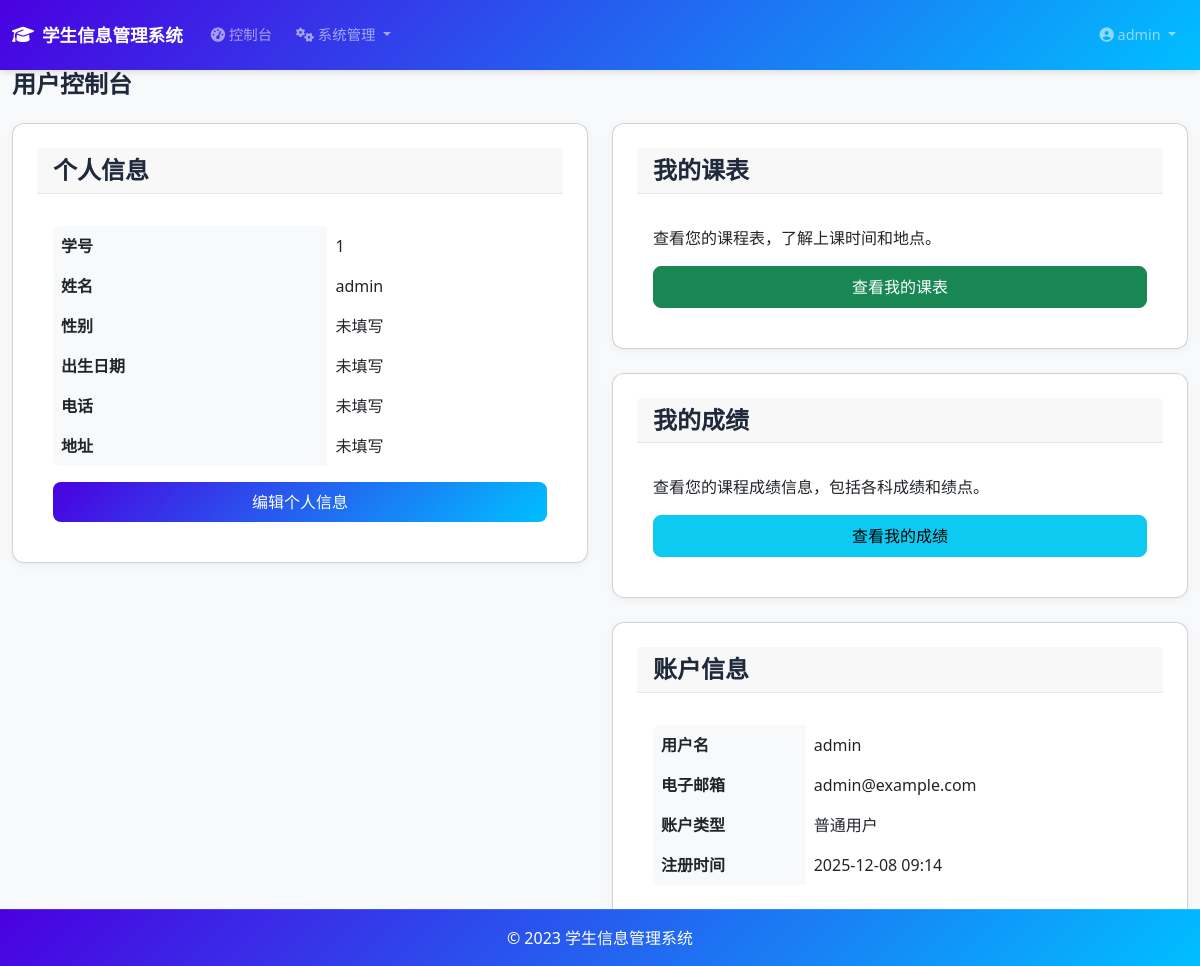
The page /dashboard (signed in) on the database its author committed.
### models.py (models this page shows, shortened)
class User(UserMixin, db.Model):
    id = db.Column(db.Integer, primary_key=True)
    username = db.Column(db.String(80), unique=True, nullable=False)
    email = db.Column(db.String(120), unique=True, nullable=False)
    password_hash = db.Column(db.String(128))
    is_admin = db.Column(db.Boolean, default=False)
    created_at = db.Column(db.DateTime, default=datetime.utcnow)
    student_info = db.relationship('Student', backref='user', uselist=False)

class Student(db.Model):
    id = db.Column(db.Integer, primary_key=True)
    user_id = db.Column(db.Integer, db.ForeignKey('user.id'), nullable=False)
    student_id = db.Column(db.String(20), unique=True, nullable=False)
    name = db.Column(db.String(50), nullable=False)
    gender = db.Column(db.String(10))
    birth_date = db.Column(db.Date)
    phone = db.Column(db.String(20))
    address = db.Column(db.String(200))
    enrollment_date = db.Column(db.Date, default=datetime.utcnow().date)
    courses = db.relationship('Course', secondary='student_course', backref='students')

### app.py (the view)
@app.route('/dashboard')
@login_required
def dashboard():
    student = Student.query.filter_by(user_id=current_user.id).first()
    return render_template('user_dashboard.html', student=student)

### app.py (called while the page is built)
@login_manager.user_loader
def load_user(user_id):
    if user_id is not None:
        return User.query.get(int(user_id))
    return None

### templates/user_dashboard.html (shortened to what this page needs)
{% extends "base.html" %}
{% block content %}
<div class="row">
    <div class="col-12">
        <h1 class="mb-4">用户控制台</h1>
    </div>
</div>
<div class="row">
    <div class="col-md-6">
        <div class="card mb-4">
            <div class="card-header">
                <h5 class="mb-0">个人信息</h5>
            </div>
            <div class="card-body">
                {% if student %}
                <table class="table table-borderless">
                    <tbody>
                        <tr>
                            <th scope="row">学号</th>
                            <td>{{ student.student_id }}</td>
                        </tr>
                        <tr>
                            <th scope="row">姓名</th>
                            <td>{{ student.name }}</td>
                        </tr>
                        <tr>
                            <th scope="row">性别</th>
                            <td>{{ student.gender or '未填写' }}</td>
                        </tr>
                        <tr>
                            <th scope="row">出生日期</th>
                            <td>{{ student.birth_date.strftime('%Y-%m-%d') if student.birth_date else '未填写' }}</td>
                        </tr>
                        <tr>
                            <th scope="row">电话</th>
                            <td>{{ student.phone or '未填写' }}</td>
                        </tr>
                        <tr>
                            <th scope="row">地址</th>
                            <td>{{ student.address or '未填写' }}</td>
                        </tr>
                    </tbody>
                </table>
                {% else %}
                <p>您还没有完善个人信息，请点击下方按钮完善信息。</p>
                {% endif %}
                <div class="d-grid gap-2">
                    <a href="{{ url_for('profile') }}" class="btn btn-primary">
                         {% if student %}编辑{% else %}完善{% endif %}个人信息
                    </a>
                </div>
            </div>
        </div>
    </div>
    <div class="col-md-6">
        <div class="card mb-4">
            <div class="card-header">
                <h5 class="mb-0">我的课表</h5>
            </div>
            <div class="card-body">
                <p>查看您的课程表，了解上课时间和地点。</p>
                <div class="d-grid gap-2">
                    <a href="{{ url_for('schedule') }}" class="btn btn-success">
                         查看我的课表
                    </a>
                </div>
            </div>
        </div>
        <div class="card mb-4">
            <div class="card-header">
                <h5 class="mb-0">我的成绩</h5>
            </div>
            <div class="card-body">
                <p>查看您的课程成绩信息，包括各科成绩和绩点。</p>
                <div class="d-grid gap-2">
                    <a href="{{ url_for('my_grades') }}" class="btn btn-info">
                         查看我的成绩
                    </a>
                </div>
            </div>
        </div>
        <div class="card mb-4">
            <div class="card-header">
                <h5 class="mb-0">账户信息</h5>
            </div>
            <div class="card-body">
                <table class="table table-borderless">
                    <tbody>
                        <tr>
                            <th scope="row">用户名</th>
                            <td>{{ current_user.username }}</td>
                        </tr>
                        <tr>
                            <th scope="row">电子邮箱</th>
                            <td>{{ current_user.email }}</td>
                        </tr>
                        <tr>
                            <th scope="row">账户类型</th>
                            <td>普通用户</td>
                        </tr>
                        <tr>
                            <th scope="row">注册时间</th>
                            <td>{{ current_user.created_at.strftime('%Y-%m-%d %H:%M') }}</td>
                        </tr>
                    </tbody>
                </table>
            </div>
        </div>
    </div>
</div>
{% endblock %}

### templates/base.html (shortened to what this page needs)
<!DOCTYPE html>
<html lang="zh-CN">
<head>
    <link href="https://cdn.jsdelivr.net/npm/bootstrap@5.3.0/dist/css/bootstrap.min.css" rel="stylesheet">
    <link rel="stylesheet" href="https://cdnjs.cloudflare.com/ajax/libs/font-awesome/6.4.0/css/all.min.css">
    <link rel="stylesheet" href="{{ url_for('static', filename='css/schedule.css') }}">
</head>
<body>
    <nav class="navbar navbar-expand-lg navbar-dark fixed-top">
        <div class="container-fluid">
            <a class="navbar-brand" href="{{ url_for('index') }}">
                <i class="fas fa-graduation-cap"></i> 学生信息管理系统
            </a>
            <div class="collapse navbar-collapse" id="navbarNav">
                <ul class="navbar-nav me-auto">
                    {% if current_user.is_authenticated %}
                        <li class="nav-item">
                            <a class="nav-link" href="{{ url_for('admin_dashboard') if current_user.is_admin else url_for('dashboard') }}">
                                <i class="fas fa-tachometer-alt"></i> 控制台
                            </a>
                        </li>
                        {% if current_user.is_admin %}
                        <li class="nav-item dropdown">
                            <a class="nav-link dropdown-toggle" href="#" id="adminDropdown" role="button" data-bs-toggle="dropdown" aria-expanded="false">
                                <i class="fas fa-cogs"></i> 系统管理
                            </a>
                        </li>
                        {% endif %}
                    {% endif %}
                </ul>
                <ul class="navbar-nav">
                    {% if current_user.is_authenticated %}
                        <li class="nav-item dropdown">
                            <a class="nav-link dropdown-toggle" href="#" id="userDropdown" role="button" data-bs-toggle="dropdown" aria-expanded="false">
                                <i class="fas fa-user-circle"></i> {{ current_user.username }}
                            </a>
                        </li>
                    {% endif %}
                </ul>
            </div>
        </div>
    </nav>
    <div class="container-fluid" style="padding-top: 70px;">
        {% block content %}{% endblock %}
    </div>
    <footer class="footer mt-auto py-3">
        <div class="container text-center">
            <span>© 2023 学生信息管理系统</span>
        </div>
    </footer>
</body>
</html>

### templates/base.html (style rules this page uses)
body { font-family: 'Segoe UI', sans-serif; background-color: #f8f9fa; margin: 0; padding: 0; }
.navbar { box-shadow: 0 4px 6px -1px rgba(0, 0, 0, 0.1); padding: 1rem 0; background: linear-gradient(135deg, #4a00e0, #00bfff) !important; margin-bottom: 10px; position: fixed; top: 0; width: 100%; z-index: 1030; }
.navbar-brand { font-weight: 700; font-size: 1.1rem; display: flex; align-items: center; gap: 0.5rem; }
.navbar-nav .nav-link { font-weight: 500; font-size: 0.9rem; transition: all 0.3s ease; border-radius: 0.5rem; margin: 0 0.25rem; }
.card { background: white; border-radius: 12px; padding: 1.5rem; box-shadow: 0 2px 8px rgba(0,0,0,0.05); margin-bottom: 1rem; }
.card-header { font-size: 1.5rem; font-weight: 600; margin-bottom: 1rem; padding-bottom: 0.5rem; border-bottom: 1px solid #e2e8f0; color: #1e293b; }
h1, h2, h3, h4, h5, h6 { font-size: 1.5rem; font-weight: 600; color: #1e293b; margin-bottom: 1rem; }
.table { border-radius: 8px; overflow: hidden; }
.table th { background-color: #f8f9fa; font-weight: 600; }
.btn { border-radius: 8px; padding: 0.5rem 1rem; font-weight: 500; transition: all 0.3s ease; }
.btn-primary { background: linear-gradient(135deg, #4a00e0, #00bfff); border: none; }
.footer { position: fixed; bottom: 0; left: 0; width: 100%; padding: 20px 0; background: linear-gradient(135deg, #4a00e0, #00bfff); color: #ffffff; border-top: 1px solid rgba(255, 255, 255, 0.1); z-index: 10; }

### rows shown on the page
User: username "admin", email "admin@example.com", created_at "2025-12-08 09:14"
Student: student_id "1", name "admin", gender "未填写", birth_date "未填写", phone "未填写", address "未填写"
